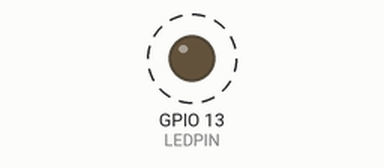
The sketch below on a simulated ESP32. Shown: output pins drawn as LEDs (lit = HIGH). Dashed ring = blinking. Nothing arrives over Bluetooth unless stated; what the sketch prints to the serial monitor is not drawn.

Above: at 0.2 s.
Timing chart, 0 to 3.0 s (numbered marks = the images above):
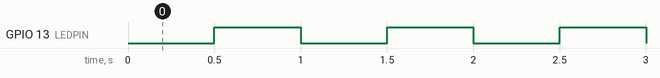

Measured:
- by itself, GPIO 13 (LEDPIN): alternates HIGH for 0.50 s and LOW for 0.50 s

The sketch:

Pillow.ino
```cpp
#include "driver/uart.h"
#include "stdio.h"
#include "string.h"
#include "BluetoothSerial.h"


// Check if Bluetooth configs are enabled
#if !defined(CONFIG_BT_ENABLED) || !defined(CONFIG_BLUEDROID_ENABLED)
#error Bluetooth is not enabled! Please run `make menuconfig` to and enable it
#endif

// Bluetooth Serial object
BluetoothSerial SerialBT;

// Timer: auxiliar variables
unsigned long previousMillis = 0;    // Stores last time temperature was published
const long interval = 100;         // interval at which to publish sensor readings
/////
const uint8_t LEDPIN = 13;


hw_timer_t* timer = NULL;

volatile bool ledstate = 0;
volatile bool flag = 0;


void IRAM_ATTR onTimer() ;
void initialization();


void setup() {
  // put your setup code here, to run once:
  initialization();
}

void loop() {
  // put your main code here, to run repeatedly:

}


void IRAM_ATTR onTimer() {
  flag = 1;
  ledstate = !ledstate;
  digitalWrite(LEDPIN, ledstate);
}

void initialization() {

  pinMode(LEDPIN, OUTPUT);

  Serial.begin(115200);
  // Bluetooth device name
  SerialBT.begin("ESP32");
  Serial.println("The device started, now you can pair it with bluetooth!");

  timer = timerBegin(0, 80, true); //1us
  timerAttachInterrupt(timer, &onTimer, true); //edge(not evel) triggered
  timerAlarmWrite(timer, 5E5, true); //500ms
  timerAlarmEnable(timer);//enable
}
```
